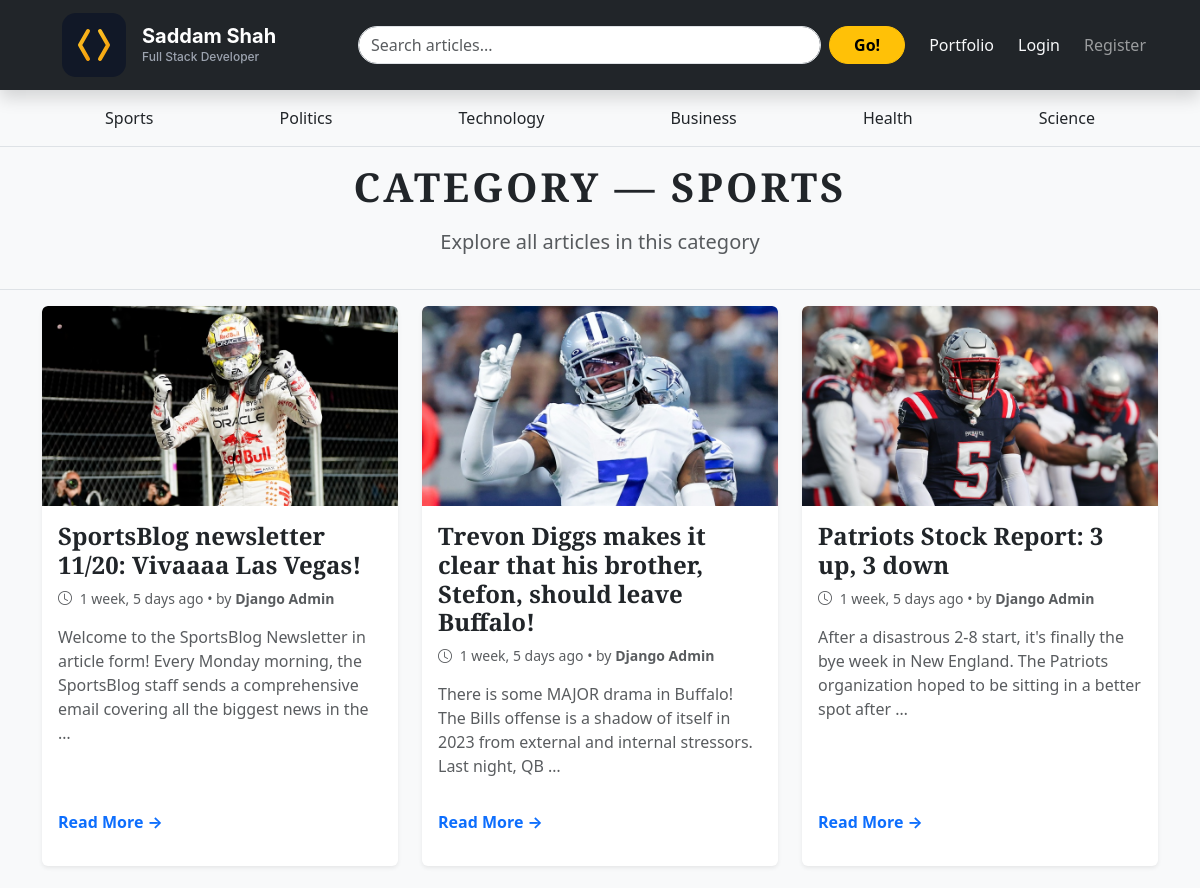
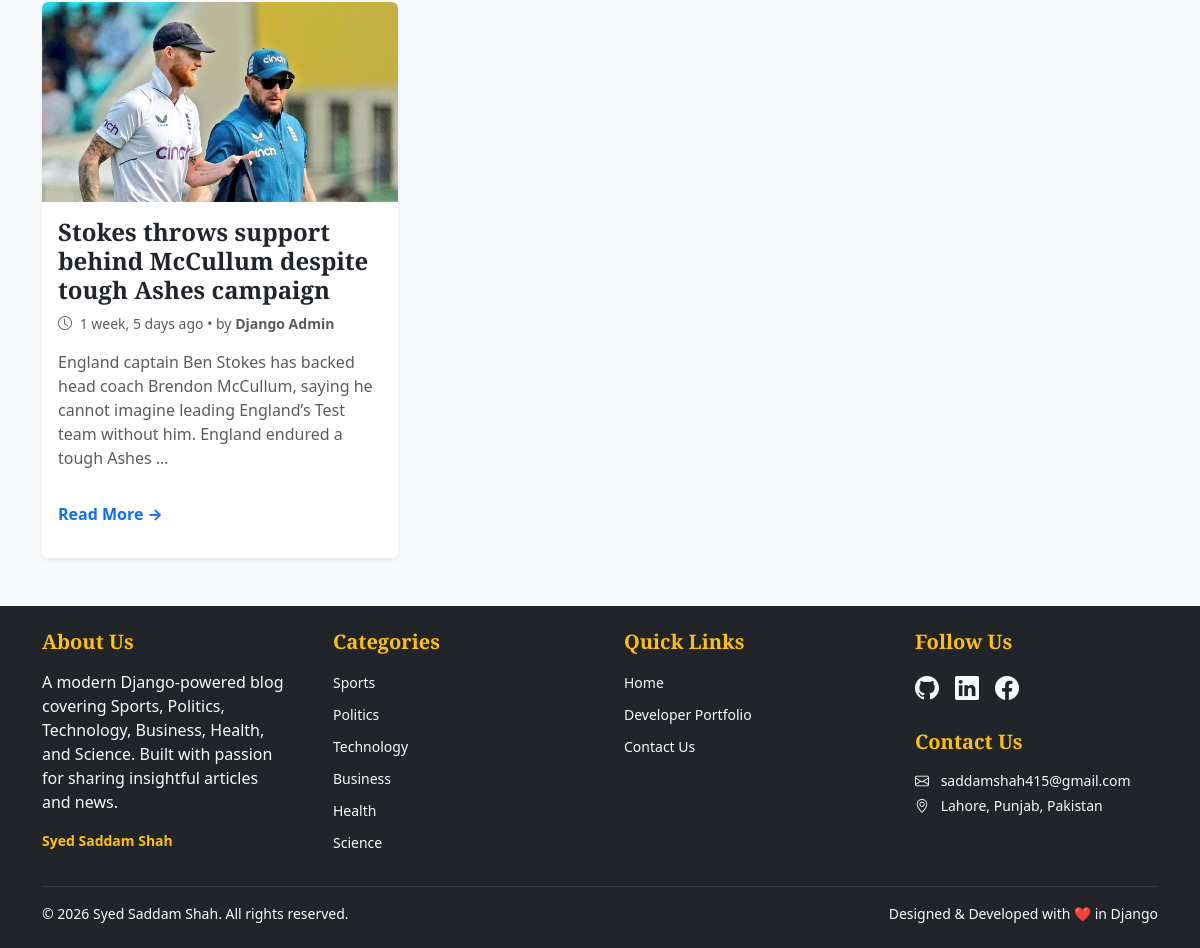
Page /category/1/ on the committed database (2 pictures, top to bottom).
### blogs/models.py (models this page shows, shortened)
class Category(models.Model):
    category_name = models.CharField(max_length = 50, unique=True)
    created_at = models.DateTimeField(auto_now_add=True)
    updated_at = models.DateTimeField(auto_now=True)
    class Meta:
        verbose_name_plural = 'categories'
    def __str__(self):
        return self.category_name

class Blog(models.Model):
    title = models.CharField(max_length=100)
    slug = models.SlugField(max_length=150, unique=True, blank=True)
    category = models.ForeignKey(Category, on_delete=models.CASCADE)
    author = models.ForeignKey(User, on_delete=models.CASCADE)
    featured_image = models.ImageField(upload_to='uploads/%Y/%m/%d')
    short_description = models.TextField(max_length=500)
    blog_body = models.TextField(max_length=2000)
    status = models.CharField(max_length = 20, choices = STATUS_CHOICES, default = 'Draft')
    is_featured = models.BooleanField(default=True)
    created_at = models.DateTimeField(auto_now_add=True)
    updated_at = models.DateTimeField(auto_now=True)

### assignments/models.py (models this page shows, shortened)
class SocialLink(models.Model):
    platform = models.CharField(max_length= 25)
    link = models.URLField(max_length=100)
    created_at = models.DateTimeField(auto_now_add=True)
    updated_at = models.DateTimeField(auto_now=True)
    class Meta:
        verbose_name_plural = 'SocialLink'

### blogs/views.py (the view)
# urls.py: path('<int:category_id>/' , views.posts_by_category, name = 'posts_by_category')
def posts_by_category(request, category_id):
    posts = Blog.objects.filter(status = 'Published', category = category_id)
    category = get_object_or_404(Category, pk = category_id) # we can also use try/except when we want to do some custom action if the category does not exists
    paginator = Paginator(posts, 9)
    page_number = request.GET.get('page')
    page_obj = paginator.get_page(page_number)
    context = {
        'posts' : posts,
        'category' : category,
        'page_obj': page_obj,
    }
    return render (request, 'posts_by_category.html', context)

### blogs/context_processors.py (called while the page is built)
def get_categories(request):
    categories = Category.objects.all()
    return dict(categories = categories)

def get_social_links(request):
    social_links = SocialLink.objects.all()
    return dict(social_links = social_links)

### templates/posts_by_category.html (shortened to what this page needs)
{% extends 'base.html' %}
{% load static %}
{% block content %}
<section class="py-3 bg-light border-bottom">
    <div class="container">
        <h1 class="display-6 fw-bold text-center text-uppercase text-dark" style="letter-spacing: 3px;">
            Category — <span>{{ category|default:"All Posts" }}
        </h1>
        <p class="text-center text-dark text-muted lead mt-3">
            Explore all articles in this category
        </p>
    </div>
</section>
<div class="container my-3 mb-5">
    {% if posts %}
    <div class="row g-4">
        {% for post in posts %}
        <div class="col-md-6 col-lg-4">
            <article class="card h-100 border-0 shadow-sm hover-shadow transition overflow-hidden">
                {% if post.featured_image %}
                <a href="{% url 'blogs' post.slug %}">
                    <img src="{{ post.featured_image.url }}"
                         class="card-img-top"
                         alt="{{ post.title }}"
                         style="height: 200px; object-fit: cover;">
                </a>
                {% endif %}
                <div class="card-body d-flex flex-column">
                    <h3 class="card-title fw-bold fs-4 mb-2">
                        <a href="{% url 'blogs' post.slug %}"
                           class="text-dark text-decoration-none stretched-link hover-text-dark">
                            {{ post.title }}
                        </a>
                    </h3>
                    <p class="text-muted small mb-3">
                        <i class="bi bi-clock me-1"></i> {{ post.created_at|timesince }} ago
                        • by <strong>{{ post.author.get_full_name|default:post.author.username }}</strong>
                    </p>
                    <p class="card-text text-muted flex-grow-1">
                        {{ post.short_description|truncatewords:25 }}
                    </p>
                    <a href="{% url 'blogs' post.slug %}"
                       class="mt-3 text-primary fw-bold text-decoration-none">
                        Read More →
                    </a>
                </div>
                <div class="card-footer bg-transparent border-0 small text-muted">
                </div>
            </article>
        </div>
        {% endfor %}
    </div>
    {% endif%}
  </div>
{% endblock %}

### templates/base.html (shortened to what this page needs)
{% load static %}
<!DOCTYPE html>
<html lang="en" class="h-100">
<head>
    <link href="https://cdnjs.cloudflare.com/ajax/libs/font-awesome/4.7.0/css/font-awesome.min.css" rel="stylesheet">
    <link href="https://cdn.jsdelivr.net/npm/bootstrap@5.3.3/dist/css/bootstrap.min.css" rel="stylesheet">
    <link rel="stylesheet" href="https://cdn.jsdelivr.net/npm/bootstrap-icons@1.11.3/font/bootstrap-icons.min.css">
    <link rel="stylesheet" href="{% static 'css/blog.css' %}">
</head>
<body class="d-flex flex-column h-100 bg-light">
    <header class="sticky-top bg-dark shadow">
        <nav class="navbar navbar-expand-lg navbar-dark container-xl px-3 py-2">
            <a class="navbar-brand d-flex align-items-center" href="/">
                <a class="navbar-brand d-flex align-items-center" href="/">
    {% include "includes/logo.svg" %}
</a>
              </a>
            <div class="collapse navbar-collapse" id="navbarContent">
                <form action="{% url 'search' %}" class="d-flex mx-auto my-2 my-lg-0 w-100 w-lg-50">
                    <input class="form-control me-2 rounded-pill" type="search" name="keyword" value="{{ keyword }}" placeholder="Search articles..." aria-label="Search">
                    <button class="btn btn-warning rounded-pill px-4 fw-bold" type="submit">Go!</button>
                </form>
                <ul class="navbar-nav ms-lg-3 d-flex align-items-center">
                    <li class="nav-item">
                        <a class="nav-link text-light btn btn-sm btn-primary me-2" href="{% url 'portfolio:project_list' %}">Portfolio</a>
                    </li>
                    {% if not user.is_authenticated %}
                    <li class="nav-item">
                        <a class="nav-link text-light btn btn-sm btn-primary me-2" href="{% url 'login' %}">Login</a>
                    </li>
                    <li class="nav-item">
                        <a class="nav-link btn btn-sm btn-primary" href="{% url 'register' %}">Register</a>
                    </li>
                    {% endif %}
                </ul>
            </div>
        </nav>
    </header>
    <div class="bg-light border-bottom shadow-sm">
        <div class="container py-2">
            <ul class="nav nav-pills nav-fill flex-nowrap overflow-auto" role="tablist">
                {% for cat in categories %}
                <li class=" nav-item mx-1">
                    <a class="nav-link text-dark rounded-pill px-4 py-2 fw-medium nav-link btn btn-sm btn-warning"
                       href="{% url 'posts_by_category' cat.id %}">
                        {{ cat.category_name }}
                    </a>
                </li>
                {% endfor %}
            </ul>
        </div>
    </div>
    <main class="flex-grow-1 py-0 py-lg-0">
        <div class="">
            {% block content %}
            {% endblock %}
        </div>
    </main>
<footer class="bg-dark text-light py-4 mt-auto">
    <div class="container">
        <div class="row g-5">
            <div class="col-md-6 col-lg-3">
                <h5 class="fw-bold mb-3 text-warning">About Us</h5>
                <p class="text-small text-light">
                    A modern Django-powered blog covering Sports, Politics, Technology, Business, Health, and Science.
                    Built with passion for sharing insightful articles and news.
                </p>
                <p class="mb-0 small">
                    <a href="{% url 'portfolio:project_list' %}" class="text-warning text-decoration-none fw-bold">
                        Syed Saddam Shah
                    </a>
                </p>
            </div>
            <div class="col-md-6 col-lg-3">
                <h5 class="fw-bold mb-3 text-warning">Categories</h5>
                <ul class="list-unstyled">
                    {% for cat in categories %}
                    <li class="mb-2">
                        <a href="{% url 'posts_by_category' cat.id %}" class=" text-light text-decoration-none small hover-text-warning">
                            {{ cat.category_name }}
                        </a>
                    </li>
                    {% empty %}
                    <li class="text-light small">No categories available</li>
                    {% endfor %}
                </ul>
            </div>
            <div class="col-md-6 col-lg-3">
                <h5 class="fw-bold mb-3 text-warning">Quick Links</h5>
                <ul class="list-unstyled">
                    <li class="mb-2"><a href="/" class="text-light text-decoration-none small hover-text-warning">Home</a></li>
                    <li class="mb-2"><a href="{% url 'portfolio:project_list' %}" class="text-light text-decoration-none small hover-text-warning">Developer Portfolio</a></li>
                    <li class="mb-2"><a href="#contact" class="text-light text-decoration-none small hover-text-warning">Contact Us</a></li>
                </ul>
            </div>
            <div class="col-md-6 col-lg-3">
                <h5 class="fw-bold mb-3 text-warning">Follow Us</h5>
                {% if social_links %}
                <div class="d-flex gap-3 mb-4">
                    {% for link in social_links %}
                    <a href="{{ link.link }}" target="_blank" rel="noopener"
                       class="text-light fs-4 hover-text-warning"
                       aria-label="{{ link.platform|title }}">
                        {% if 'twitter' in link.platform|lower or 'x.com' in link.platform|lower %}
                        <i class="bi bi-twitter-x"></i>
                        {% elif 'facebook' in link.platform|lower %}
                        <i class="bi bi-facebook"></i>
                        {% elif 'instagram' in link.platform|lower %}
                        <i class="bi bi-instagram"></i>
                        {% elif 'linkedin' in link.platform|lower %}
                        <i class="bi bi-linkedin"></i>
                        {% elif 'github' in link.platform|lower %}
                        <i class="bi bi-github"></i>
                        {% elif 'youtube' in link.platform|lower %}
                        <i class="bi bi-youtube"></i>
                        {% else %}
                        <i class="bi bi-link-45deg"></i>
                        {% endif %}
                    </a>
                    {% endfor %}
                </div>
                {% endif %}
                <h5 class="fw-bold mb-3 text-warning">Contact Us</h5>
                <p class="text-light small mb-1">
                    <i class="bi bi-envelope me-2"></i> saddamshah415@gmail.com
                </p>
                <p class="text-light small mb-0">
                    <i class="bi bi-geo-alt me-2"></i> Lahore, Punjab, Pakistan
                </p>
            </div>
        </div>
        <hr class="my-3 border-secondary">
        <div class="row align-items-center">
            <div class="col-md-6 text-center text-md-start">
                <p class="mb-0 small text-light">
                    &copy; {% now "Y" %} Syed Saddam Shah. All rights reserved.
                </p>
            </div>
            <div class="col-md-6 text-center text-md-end">
                <p class="mb-0 small text-light">
                    Designed & Developed with ❤️ in Django
                </p>
            </div>
        </div>
    </div>
</footer>
</body>
</html>

### blog_main/static/css/blog.css (style rules this page uses)
h1, h2, h3, h4, h5, h6 { font-family: "Playfair Display", Georgia, "Times New Roman", serif; }
.transition { transition: all 0.3s ease; }
.stretched-link::after { position: absolute; top: 0; right: 0; bottom: 0; left: 0; z-index: 1; content: ""; }

### rows in the picture
Category: category_name "Sports", category_name "SPORTS"
Category: category_name "Politics"
Category: category_name "Technology"
Category: category_name "Business"
Category: category_name "Health"
Category: category_name "Science"
Blog: featured_image (picture), title "SportsBlog newsletter 11/20: Vivaaaa Las Vegas!", created_at "1 week, 5 days", author.get_full_name "Django Admin", short_description "Welcome to the SportsBlog Newsletter in article form! Every Monday morning, the SportsBlog staff sends a comprehensive email covering all the biggest news in the …"
Blog: featured_image (picture), title "Trevon Diggs makes it clear that his brother, Stefon, should leave Buffalo!", created_at "1 week, 5 days", author.get_full_name "Django Admin", short_description "There is some MAJOR drama in Buffalo! The Bills offense is a shadow of itself in 2023 from external and internal stressors. Last night, QB …"
Blog: featured_image (picture), title "Patriots Stock Report: 3 up, 3 down", created_at "1 week, 5 days", author.get_full_name "Django Admin", short_description "After a disastrous 2-8 start, it's finally the bye week in New England. The Patriots organization hoped to be sitting in a better spot after …"
Blog: featured_image (picture), title "Stokes throws support behind McCullum despite tough Ashes campaign", created_at "1 week, 5 days", author.get_full_name "Django Admin", short_description "England captain Ben Stokes has backed head coach Brendon McCullum, saying he cannot imagine leading England’s Test team without him. England endured a tough Ashes …"
SocialLink: platform "Github" (drawn)
SocialLink: platform "Linkedin" (drawn)
SocialLink: platform "Facebook" (drawn)
